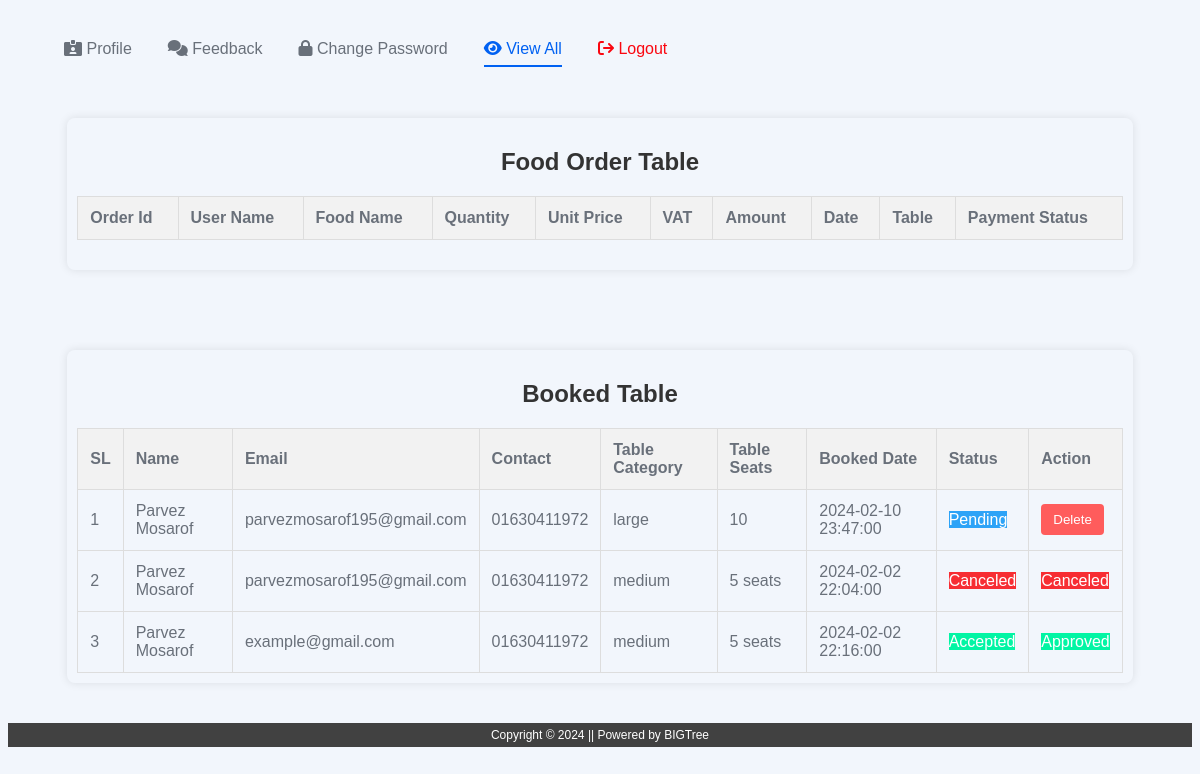
The app's page /rstms/users/viewall.php (signed in), older data.
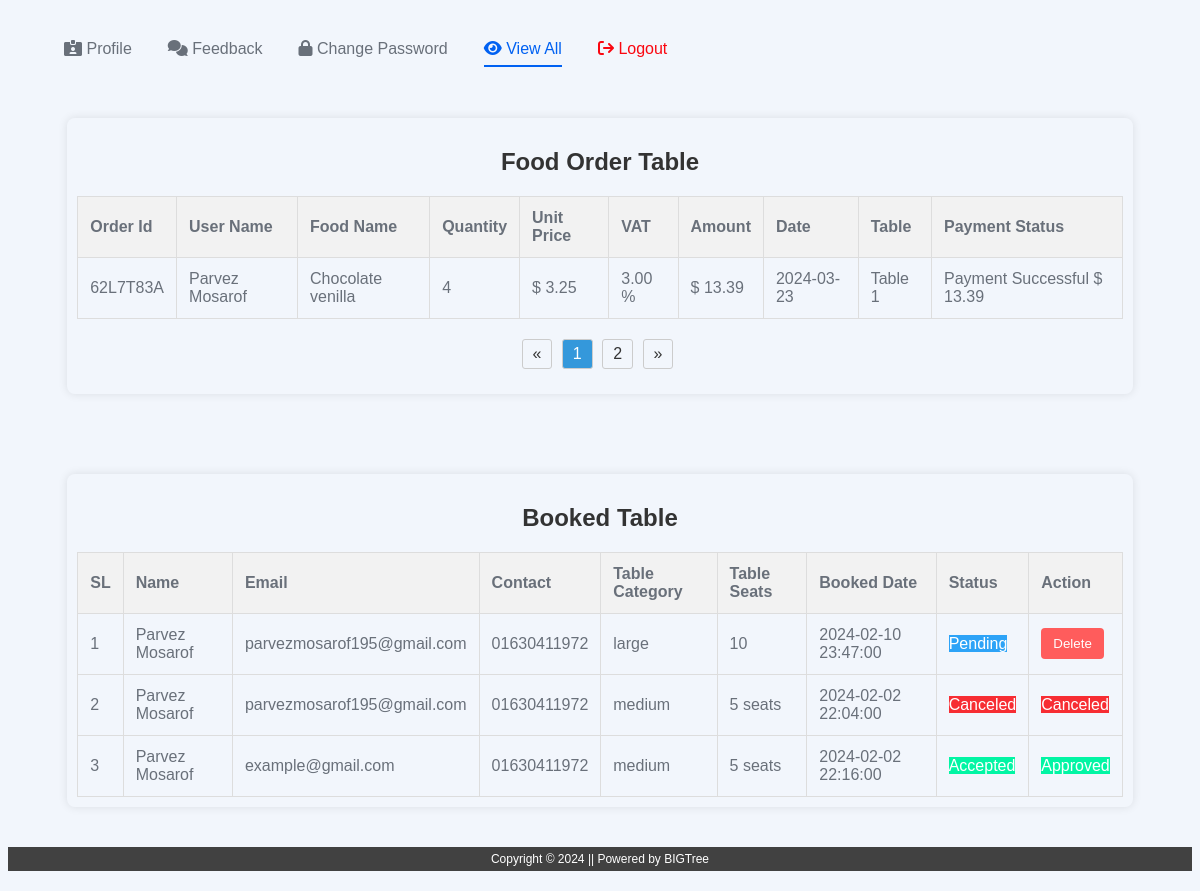
The same page, newer data.
### tables this page shows
CREATE TABLE `tbl_bookedtable` (
  `t_id` int(11) NOT NULL,
  `t_category` varchar(100) NOT NULL,
  `t_seat` varchar(40) NOT NULL,
  `t_status` varchar(255) NOT NULL,
  `u_id` int(11) NOT NULL,
  `u_name` varchar(255) NOT NULL,
  `u_email` varchar(255) NOT NULL,
  `u_contact` varchar(100) NOT NULL,
  `t_desc` varchar(255) NOT NULL,
  `t_bookeddate` datetime NOT NULL
);

CREATE TABLE `tbl_payment` (
  `p_id` int(11) NOT NULL,
  `order_id` varchar(100) NOT NULL,
  `f_title` varchar(100) NOT NULL,
  `f_disctprice` decimal(10,2) NOT NULL,
  `total_amount` decimal(10,2) NOT NULL,
  `o_quantity` varchar(255) NOT NULL,
  `f_vat` decimal(10,2) NOT NULL,
  `amount` decimal(10,2) NOT NULL,
  `o_date` date NOT NULL,
  `payment_status` varchar(100) DEFAULT NULL,
  `u_id` int(11) NOT NULL,
  `u_name` varchar(255) NOT NULL,
  `ta_id` int(11) NOT NULL,
  `t_name` varchar(100) NOT NULL
);

### rstms/users/viewall.php (the view, shortened to what the changed rows need)
<?php
    include 'includes/header.php';
    require('../config.php');
    include ('includes/dbconnection.php');
?>
<div class="container-fluid">
    <div class="view-details">
        <div class="header">
            <h2>Food Order Table</h2>
        </div>
        <div class="booked-table">
                <table class="all-booked">
                <thead>
                    <tr>
                        <th>Order Id</th>
                        <th>User Name</th>
                        <th>Food Name</th>
                        <th>Quantity</th>
                        <th>Unit Price</th>
                        <th>VAT</th>
                        <th>Amount</th>
                        <th>Date</th>
                        <th>Table</th>
                        <th>Payment Status</th>
                    </tr>
                </thead>
                <tbody>
                    <?php
                    if (isset($_SESSION['user'])) {
                        $email = $_SESSION['user'];
                        $user_sql = $conn->prepare("SELECT u_id FROM users WHERE u_email = ?");
                        $user_sql->bind_param("s", $email);
                        $user_sql->execute();
                        $user_result = $user_sql->get_result();
                        if ($user_row = $user_result->fetch_assoc()) {
                            $user_id = $user_row['u_id'];
                            $rowsPerPage = 10;
                            if (isset($_GET['page']) && is_numeric($_GET['page'])) {
                                $currentPage = $_GET['page'];
                            }
                            else{
                                $currentPage = 1;
                            }
                            $offset = ($currentPage - 1) * $rowsPerPage;
                            $order_sql = $conn->prepare("SELECT * FROM tbl_payment WHERE u_id = ? ORDER BY p_id DESC LIMIT $rowsPerPage OFFSET $offset");
                            $order_sql->bind_param("i", $user_id);
                            $order_sql->execute();
                            $order_result = $order_sql->get_result();
                        while ($row = mysqli_fetch_assoc($order_result)) {
                            echo "<tr>";
                            echo "<td>{$row['order_id']}</td>";
                            echo "<td>{$row['u_name']}</td>";
                            echo "<td>{$row['f_title']}</td>";
                            echo "<td>{$row['o_quantity']}</td>";
                            echo "<td>&#36; {$row['f_disctprice']}</td>";
                            echo "<td>{$row['f_vat']} &percnt;</td>";
                            echo "<td>&#36; {$row['total_amount']}</td>";
                            echo "<td>{$row['o_date']}</td>";
                            echo "<td>{$row['t_name']}</td>";
                            if (empty($row['payment_status'])) {
                                $order_id = $row['order_id'];
                                $totalAmount_sql = $conn->prepare("SELECT amount FROM tbl_payment WHERE order_id = ?");
                                $totalAmount_sql->bind_param("s", $order_id);
                                $totalAmount_sql->execute();
                                $totalAmount_result = $totalAmount_sql->get_result();
                                if ($totalAmount_row = $totalAmount_result->fetch_assoc()) {
                                    $amount = number_format($totalAmount_row['amount'], 2);
                                    echo "<td>";
                                    echo "Payable Amount: $amount";
                                    echo '<form action="../thankyou.php" method="POST">';
                                    echo '<input type="hidden" name="total_amount" value="' . $amount . '">';
                                    echo '<script
                                            src="https://checkout.stripe.com/checkout.js"
                                            class="stripe-button"
                                            data-key="' . $publishableKey . '"
                                            data-amount="' . $amount * 100 . '"
                                            data-name="KING RESTAURANT"
                                            data-description="A1 Restaurent"
                                            data-image="https://img.freepik.com/premium-vector/cute-panda-paws-up-wall-panda-face-cartoon-icon_42750-498.jpg"
                                            data-currency="usd">
                                         </script>';
                                    echo '</form>';
                                    echo "</td>";
                                }
                            }
                            else {
                                echo "<td>{$row['payment_status']}</td>";
                            }
                            echo "</tr>";
                          }
                          $sql_page = "SELECT COUNT(*) AS total FROM tbl_payment";
                          $result_page = $conn->query($sql_page);
                          $row_page = $result_page->fetch_assoc()['total'];
                          $totalPages = ceil($row_page/$rowsPerPage);
                      }
                    ?>
                </tbody>
            </table>
        </div>
        <div class="pagination" style="margin-bottom:15px;">
            <?php if($totalPages>1) : ?>
                <ul>
                    <li> <a href="?page=1">&laquo;</a></li>
                    <?php for($page=1; $page<=$totalPages; $page++) : ?>
                        <li <?php if($page == $currentPage) echo "class='active'"; ?>>
                            <a href="?page=<?php echo $page; ?>"><?php echo $page; ?></a>
                        </li>
                    <?php endfor;?>
                    <li> <a href="?page=<?php echo $totalPages; ?>">&raquo;</a></li>
                </ul>
            <?php endif; ?>
        </div>
    </div>
</div>
<?php }
else{
    echo "User Not Found!";
}
?>
<?php
    $userEmail = $_SESSION['user'];
    $usersql = "SELECT u_id FROM users WHERE u_email = '$userEmail'";
    $userresult = mysqli_query($conn, $usersql);
    if ($userrow = mysqli_fetch_assoc($userresult)) {
        $userId = $userrow['u_id'];
        $sql = "SELECT * FROM tbl_bookedtable WHERE u_id = '$userId' ORDER BY t_id DESC";
        $result = mysqli_query($conn, $sql);
?>
<div class="container-fluid">
	<div class="view-details">
		<div class="header">
			<h2>Booked Table</h2>
		</div>
		<div class="booked-table">
				<table class="all-booked">
                <thead>
                    <tr>
                        <th>SL</th>
                        <th>Name</th>
                        <th>Email</th>
                        <th>Contact</th>
                        <th>Table Category</th>
                        <th>Table Seats</th>
                        <th>Booked Date</th>
                        <th>Status</th>
                        <th>Action</th>
                    </tr>
                </thead>
                <tbody>
                    <?php
                    $sl = 1;
                    while ($row = mysqli_fetch_assoc($result)) {
                        echo "<tr>";
                        echo "<td>{$sl}</td>";
                        echo "<td>{$row['u_name']}</td>";
                        echo "<td>{$row['u_email']}</td>";
                        echo "<td>{$row['u_contact']}</td>";
                        echo "<td>{$row['t_category']}</td>";
                        echo "<td>{$row['t_seat']}</td>";
                        echo "<td>{$row['t_bookeddate']}</td>";
                        echo "<td>";
                        if ($row['t_status'] === 0 || $row['t_status'] === '') {
                            echo "<span style='background-color: #2da3f7; color: #fff;'>Pending</span>";
                        }
                        elseif ($row['t_status'] === 'Accept') {
                            echo "<span style='background-color: #02f5a4; color: #fff;'>Accepted</span>";
                        }
                        elseif ($row['t_status'] === 'Cancel') {
                            echo "<span style='background-color: #f72d33; color: #fff;'>Canceled</span>";
                        }
                        echo "</td>";
                        echo "<td>";
                        if ($row['t_status'] === 0 || $row['t_status'] === '') {
                            echo "<form action='' method='POST'>
                                <input type='hidden' name='delete_id' value='{$row['t_id']}'>
                                <button type='submit' name='delete_btn'>Delete</button>
                              </form>";
                        }
                        elseif ($row['t_status'] === 'Accept') {
                            echo "<span style='background-color: #02f5a4; color: #fff;'>Approved</span>";
                        }
                        elseif ($row['t_status'] === 'Cancel') {
                            echo "<span style='background-color: #f72d33; color: #fff;'>Canceled</span>";
                        }
                        echo "</td>";
                        echo "</tr>";
                        $sl++;
                      }
                    ?>
                </tbody>
            </table>
		</div>
	</div>
</div>
<?php
}
else{
    echo "User Not Found!";
}
?>
<?php include 'includes/footer.php'; ?>

Row changes from the older to the newer data that the page shows:
added tbl_payment: order "62L7T83A", u_name "Parvez Mosarof", f_title "Chocolate venilla", o_quantity "4", f_disctprice "3.25", f_vat "3.00", total_amount "13.39", o_date "2024-03-23", t_name "Table 1", payment_status "Payment Successful $ 13.39"
Text that changed along with them:
new list line: "1"
new list line: "2"
